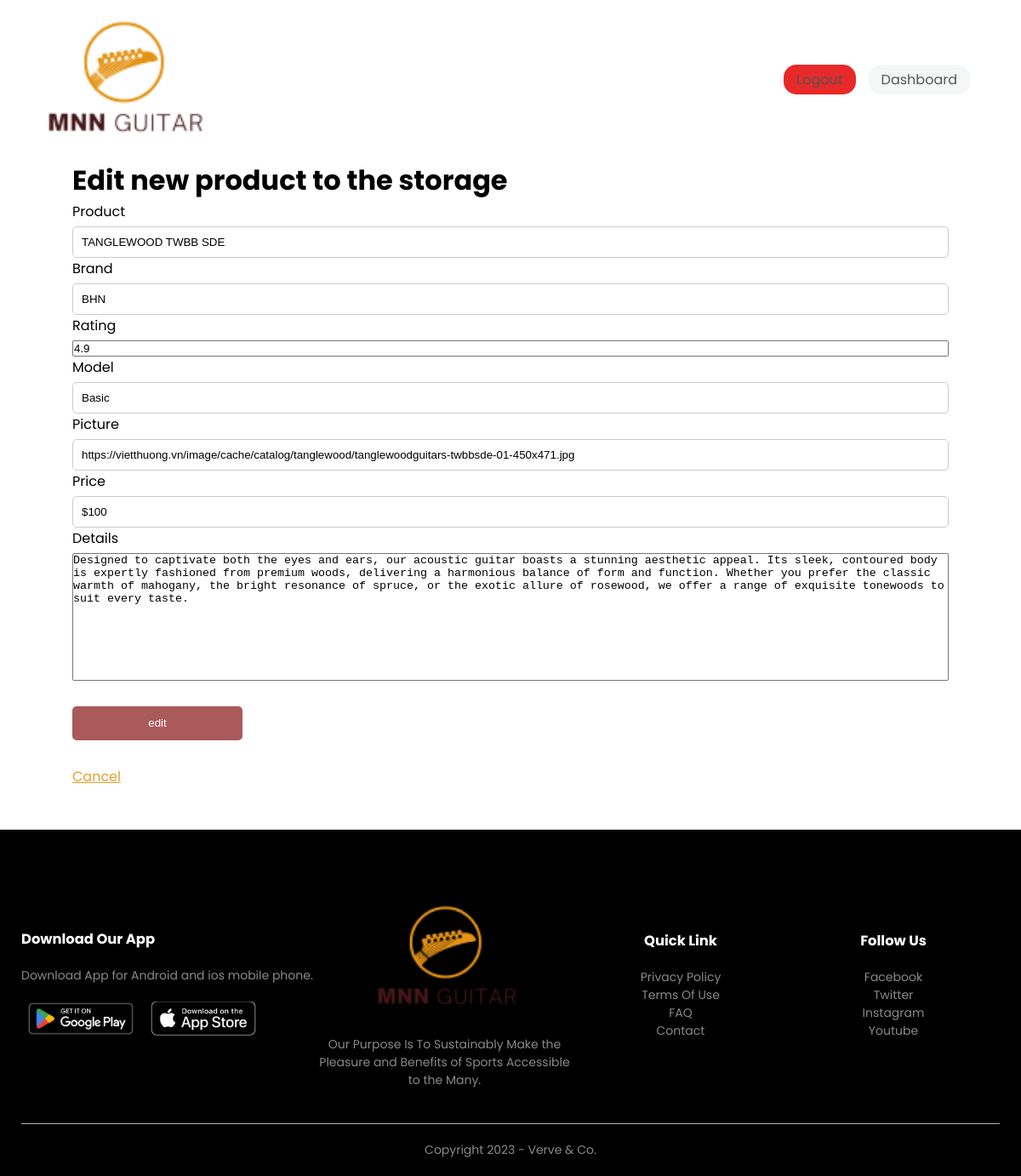
Screenshot of /admin/edit/1 with the database file from the repository.
### tables this page shows
CREATE TABLE "GUITAR" ( "id" INTEGER NOT NULL, "product" NVARCHAR(300) NOT NULL, "brand" NVARCHAR(30) NOT NULL, "rating" FLOAT(10) NOT NULL, "model" NVARCHAR(50) NOT NULL, "picture" IMAGE NOT NULL, "price" NVARCHAR(100) NOT NULL, "details" NVARCHAR(400) NOT NULL, PRIMARY KEY("id" AUTOINCREMENT) );

### website/admin.py (the view, shortened to what this page needs)
@admin.route('/edit/<int:id>', methods=['GET', 'POST'])
def edit_product(id):
  conn = sqlite3.connect(sqldbname)
  cursor = conn.cursor()
  cursor.execute("SELECT * FROM GUITAR where id = ?", (id,))
  storage = cursor.fetchone()
  conn.close()
  return render_template("admin/edit.html", storage=storage)

### website/templates/admin/edit.html
{%extends "admin/base.html"%}{% block title%}MNN | Cart{%endblock%} {%
block content%}
<div class="small-container">
  <h1>Edit new product to the storage</h1>
  <form action="/admin/edit/{{storage[0]}}" method="post">
    <label for="Product">Product</label>
    <input type="text" name="Product" value="{{storage[1]}}" required />
    <label for="Brand">Brand</label>
    <input type="text" name="Brand" value="{{storage[2]}}" required />
    <label for="Rating">Rating</label>
    <input
      type="number"
      step="0.1"
      name="Rating"
      value="{{storage[3]}}"
      required
    />
    <label for="Model">Model</label>
    <input type="text" name="Model" value="{{storage[4]}}" required />
    <label for="Picture">Picture</label>
    <input type="text" name="Picture" value="{{storage[5]}}" required />
    <label for="Price">Price</label>
    <input type="text" name="Price" value="{{storage[6]}}" required />
    <label for="Details">Details</label>
    <textarea
      name="Details"
      style="width: 100%; height: 150px; resize: none"
      cols="30"
      rows="10"
    >
{{storage[7]}}</textarea
    >
    <button
      type="submit"
      style="width: 200px; height: 40px; cursor: pointer"
      class="btn"
    >
      edit
    </button>
    <a
      href="/admin/"
      style="
        font-size: 1rem;
        text-decoration: underline;
        color: rgb(230, 158, 42);
      "
      >Cancel</a
    >
  </form>
</div>
{%endblock%}

### website/static/css/style.css (style rules this page uses)
* { margin: 0; padding: 0; box-sizing: border-box; }
body { font-family: "Poppins", sans-serif; }
a { text-decoration: none; color: #555; }
.btn { display: inline-block; background: #aa5a5a; color: white; padding: 8px 30px; margin: 30px 0; border-radius: 30px; transition: background 0.5s; }
.small-container { max-width: 1080px; margin: auto; padding-left: 25px; padding-right: 25px; }
form { display: flex; flex-direction: column; }
label { display: block; margin-bottom: 5px; }
input[type="text"], input[type="password"], input[type="email"] { width: 100%; padding: 10px; border: 1px solid #ccc; border-radius: 5px; }
.btn { color: white; border: none; padding: 10px; border-radius: 5px; cursor: pointer; transition: background-color 0.3s ease; }

### rows the page displays
GUITAR: Product "TANGLEWOOD TWBB SDE", Brand "BHN", Rating "4.9", Model "Basic", Picture "https://vietthuong.vn/image/cache/catalog/tanglewood/tanglewoodguitars-twbbsde-01-450x471.jpg", Price "$100", Details "Designed to captivate both the eyes and ears, our acoustic guitar boasts a stunning aesthetic appeal. Its sleek, contoured body is expertly fashioned from premium woods, delivering a harmonious balance of form and function. Whether you prefer the classic warmth of mahogany, the bright resonance of spruce, or the exotic allure of rosewood, we offer a range of exquisite tonewoods to suit every taste."
